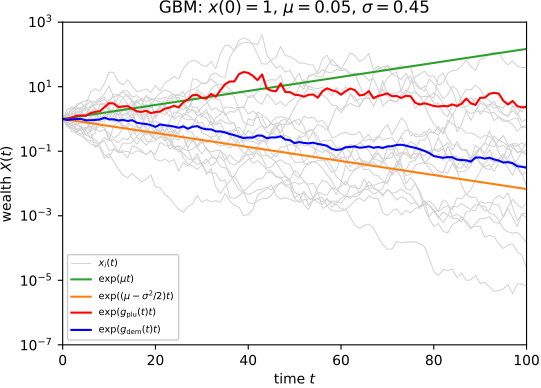

Here is the Python script that generated this plot:
import matplotlib.pyplot as plt
import numpy as np

# Generate the data
# Set seed for reproducibility
np.random.seed(1)

# Set parameters
mu=.05
sigma=np.sqrt(0.2)
N=20
Tmax = 100
dt=1
t=np.arange(0,Tmax+dt,dt)
T=len(t)
sdt=np.sqrt(dt)

#generate Brownian motion
noise = np.random.normal(loc=(mu-0.5*sigma*sigma)*dt, scale=sigma*sdt, size=(T,N))
noise[0,:] = 0.0
Y = np.cumsum(noise, axis=0) # log wealth
X = np.exp(Y) # wealth
max_X = np.max(X, axis=1)/N
finite_ensemble_average = np.mean(X, axis=1)
ensemble_average = np.exp(mu*t)
time_average = np.exp((mu-0.5*sigma*sigma)*t)
tc = 2.0*np.log(N)/(sigma*sigma)
 
# GDP and DDP
GDP = finite_ensemble_average
DDP = np.exp(np.mean(Y, axis=1))

# Plot trajectories
fig, ax = plt.subplots(1,1)
#ax.semilogy(t, finite_ensemble_average, label=r'$\langle x(t) \rangle_N$', linewidth=3, color='C0')
#ax.semilogy(t, max_X, label=r'$\frac{1}{N}\max\left\{x_i(t)\right\}$', linewidth=1, color='orange')
ax.semilogy(t, X[:,0], color='lightgrey', linewidth=0.75, label="$x_i(t)$")
ax.semilogy(t, X[:,1:], linewidth=0.75, color='lightgrey') # no label
#ax.semilogy([tc,tc], [1E-15,1E15], color='black', linestyle=':',label="$t=t_c$")
ax.semilogy(t, ensemble_average, label=r'$\exp(\mu t)$', color='C2')
ax.semilogy(t, time_average, label=r'$\exp((\mu-\sigma^2/2) t)$', color='C1')
#ax.semilogy(t[1:], np.exp((mu-sigma**2/2-np.log(N)/t[1:]+(np.sqrt(2*np.log(N))*sigma)/np.sqrt(t[1:]))*t[1:]), label=r'$x(0)\exp\left(\left(\mu-\frac{\sigma^2}{2}-\frac{\ln(N)}{t}+\frac{\sqrt{2\ln N}\sigma}{t^{1/2}}\right) t\right)$', color='C3')

# add GDP and DDP
ax.semilogy(t, GDP, color='red', label=r'$\exp(g_\text{plu}(t)t)$')
ax.semilogy(t, DDP, color='blue', label=r'$\exp(g_\text{dem}(t)t)$')

# Labels, legends, etc.
ax.set_xlabel('time $t$')
ax.set_ylabel('wealth $X(t)$')
ax.set_title(rf"GBM: $x(0)=1$, $\mu={mu:.2f}$, $\sigma={sigma:.2f}$")
ax.legend(loc='lower left', ncol=1, facecolor='white', framealpha=1, fontsize=7)
tlim = [0, Tmax]
ax.set_xlim(tlim)
Xlim = [1E-7, 1E3]
ax.set_ylim(Xlim)

# Apply final tweaks and save figure as pdf
ratio = 0.7
size = fig.get_size_inches()[0]
fig.set_size_inches(size, size*ratio)
plt.savefig('gdem.pdf', bbox_inches='tight', pad_inches=0)
